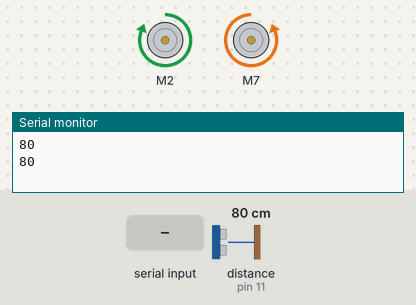
The sketch below on a simulated Arduino Uno, built with avr-gcc and run on an emulated ATmega328P. On the bench: 2 × DC motor (green arrow = forward, orange = backward, longer = faster), the last lines printed to the serial monitor. Wiring (inferred from the names in the program): ultrasonic range finder: trigger pin 12; echo pin 11. The inputs (shaded band) are chosen by the test bench; at power-on: distance to the obstacle (sensor on pin 11) 80 cm. The echo pulse lasts 58.3 µs per cm.

Above: at 1.8 s.
1.9 s: "L\n" received over Serial
3.5 s: distance to the obstacle (sensor on pin 11) set to 7 cm
5.2 s: distance to the obstacle (sensor on pin 11) set to 4 cm
At 6.8 s:
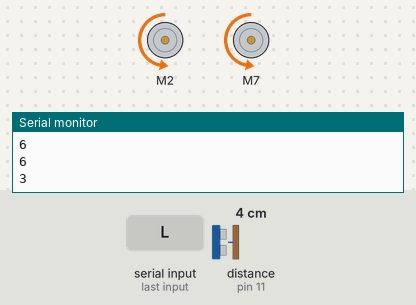
7.5 s: "R\n" received over Serial
9.5 s: "F\n" received over Serial
11.5 s: "B\n" received over Serial
Timing chart, 0 to 14.5 s (numbered marks = the images above; inputs shaded):
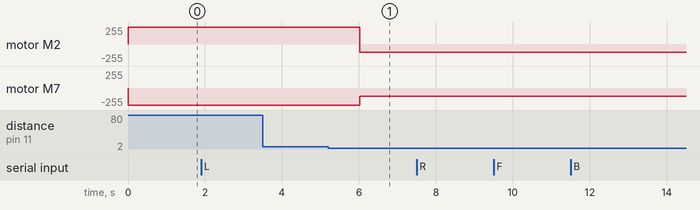

Measured:
- the behaviour switches between 6 and 5 cm on distance to the obstacle (sensor on pin 11) (found by bisection; images 0 and 1)
- after the input at 5.2 s, motor M2: forward 255/255 → backward 127/255 after 0.82 s; motor M7: backward 255/255 → backward 127/255 after 0.82 s

The sketch:

arduino_motors.ino
```cpp
/******************************************************************************
Resources: TB6612 SparkFun Library
Development environment specifics:
  Developed on Arduino 1.6.4
  Developed with ROB-9457
******************************************************************************/

// This is the library for the TB6612 that contains the class Motor and all the
// functions
#include <SparkFun_TB6612.h>
#include <stdio.h>
#include <stdlib.h>

// Pins for all inputs, keep in mind the PWM defines must be on PWM pins
// the default pins listed are the ones used on the Redbot (ROB-12097) with
// the exception of STBY which the Redbot controls with a physical switch
#define AIN1 2
#define BIN1 7
#define AIN2 4
#define BIN2 8
#define PWMA 5
#define PWMB 6
#define STBY 9

// these constants are used to allow you to make your motor configuration
// line up with function names like forward.  Value can be 1 or -1
const int offsetA = 1;
const int offsetB = -1;

const int trigPin = 12;
const int echoPin = 11;

// Initializing motors.  The library will allow you to initialize as many
// motors as you have memory for.  If you are using functions like forward
// that take 2 motors as arguements you can either write new functions or
// call the function more than once.
Motor motor1 = Motor(AIN1, AIN2, PWMA, offsetA, STBY);
Motor motor2 = Motor(BIN1, BIN2, PWMB, offsetB, STBY);

void setup()
{
   Serial.begin(9600);
   boolean driving = false;
}


void loop()
{
 // establish variables for duration of the ping,
  // and the distance result in inches and centimeters:
  long duration, cm;

  // The sensor is triggered by a HIGH pulse of 10 or more microseconds.
  // Give a short LOW pulse beforehand to ensure a clean HIGH pulse:
  pinMode(trigPin, OUTPUT);
  digitalWrite(trigPin, LOW);
  delayMicroseconds(2);
  digitalWrite(trigPin, HIGH);
  delayMicroseconds(10);
  digitalWrite(trigPin, LOW);

  // Read the signal from the sensor: a HIGH pulse whose
  // duration is the time (in microseconds) from the sending
  // of the ping to the reception of its echo off of an object.
  pinMode(echoPin, INPUT);
  duration = pulseIn(echoPin, HIGH);

  // convert the time into a distance
  cm = microsecondsToCentimeters(duration);

//  Serial.println(duration);
  Serial.println(cm);

  if (cm < 5) {
    left(motor1, motor2, 255);
  } else {
    forward(motor1, motor2, 255);
  }

//
//  Serial.write(cm);
  delay(1000);

  if (Serial.available()) {

    String str = Serial.readStringUntil('\n');
    char compass = str[0];
    Serial.println(compass);

    if (compass == 'L') {
      left(motor1, motor2, 100);
    } else if (compass == 'R') {
     right(motor1, motor2, 100);
    } else if (compass == 'F') {
      forward(motor1, motor2, 100);
    } else if (compass == 'B') {
      forward(motor1, motor2, -100);
    } else if (compass = 'S') {
      brake(motor1, motor2);
    }
  }
}

long microsecondsToCentimeters(long microseconds)
{
  // The speed of sound is 340 m/s or 29 microseconds per centimeter.
  // The ping travels out and back, so to find the distance of the
  // object we take half of the distance travelled.
  return microseconds / 29 / 2;
}
```
